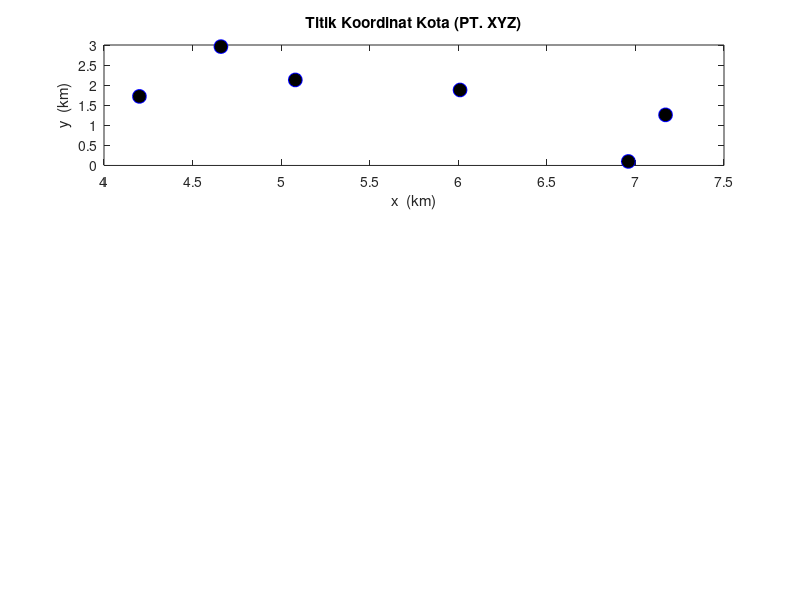

The MATLAB script that drew this image: (Note: this script raises an error after producing the figure.)
%**************************************************************************
%                 VRP Problem Using ACO cluster 7
% -------------------------------------------------------------------------
% By     : Gita Anggita Lestari
% Contact: gitaanggitalstr@gmail.com             Last update: sept 13, 2019
% -------------------------------------------------------------------------                             
% This program is developed to find shortest path (minimum cost)between
% some cities. 
% 
% There are 4  parts in this program:
% 1.Main program of ACO (myaco.m)
% 2.Function to generate solution (ant_tour.m)
% 3.Function to calculate the cost (distance) (calculate_cost.m)
% 4.Function to update the traces (update_the_trace.m)
%**************************************************************************
 
%**************************************************************************
%                   The Program Start Here                    
%*------------------------------------------------------------------------
% function myaco(num_of_nodes,num_of_ants, max_iteration)
function myaco()
% inputs
miter=1000; % banyak iterasi
m=1; % banyak semut
n=6; %jumlah kotas
% parameters
e=0.6;            % evaporation coefficient.
alpha=1;          % effect of ants' sight.
beta=12;           % trace's effect.
t=0.02*ones(n); % primary tracing.
el=.97;           % common cost elimination. 
% -------------------------------------------------------------------------
% Generate coordinates of cities and plot
% for i=1:n
%     x(i)=rand*20;
%     y(i)=rand*20;
% end    

% matrix coordinates of cities cluster 7
map_index=[35	36	41	43	44	48];
map_x=[6.01	7.17	4.66	5.08	6.96	4.20];
map_y=[1.88	1.26	2.96	2.13	0.10	1.72];
node=[map_index;map_x;map_y];
% Generate coordinates of cities and plot
for i=1:n
    x(i)= map_x(i);
    y(i)= map_y(i);
end

subplot(3,1,1);
plot(x,y,'o','MarkerFaceColor','k','MarkerEdgeColor','b','MarkerSize',10);
title('Titik Koordinat Kota (PT. XYZ)');
xlabel('x  (km)');
ylabel('y  (km)');

% generating distace between cities matrix.
%for i=1:n
%    for j=1:n
%        d(i,j)=sqrt((x(i)-x(j))^2+(y(i)-y(j))^2);
%    end
%end
d=[0 2.2 2.6 1 3.6 2;
   2.2 0 4.9 3.7 2.4 3.9;
   2.6 4.9 0 4.6 7.4 3.8;
   1 3.7 4.6 0 4.5 2.8;
   3.6 2.4 7.4 4.5 0 4.2;
   2 3.9 3.8 2.8 4.2 0];

% generating sight matrix.
for i=1:n
    for j=1:n
        if d(i,j)==0
            h(i,j)=0;
        else
            h(i,j)=1/d(i,j);
        end
    end
end
h=h
% ------------------------------------------------------------------------
%             Main Algorithm: ACO Meta heuristic procedure
% a.  Probabilistic solution construction biased by
%     pheromone trails, without forward pheromone
%     updating
% b.  Deterministic backward path with loop elimination
%     and with pheromone updating--> update_the_trace
% c.  Evaluation of the quality of the solutions
%     generated and use of the solution quality in
%     determining the quantity of pheromone to deposit-->calculate_cost
% -------------------------------------------------------------------------
for i=1:miter
% Step 1: Forward ants and solution construction

% Generate places for each ant    
for j=1:m
    start_places(j,1)=fix(1+rand*(n-1));
end
% Step 2:probabilistic solution contruction   
    [tour]=ant_tour(start_places,m,n,h,t,alpha,beta);
    tour=horzcat(tour,tour(:,1));
    
% Step 3: Calculate the cost --> total distace
    [cost,f]=calculate_cost(m,n,d,tour,el);
    [t]=update_the_trace(m,n,t,tour,f,e);
    average_cost(i)=mean(cost);
    
% Step 4: Determine the best route
    [min_cost(i),best_index]=min(cost);
    besttour(i,:)=tour(best_index,:);
    iteration(i)=i;
end
% -------------------------------------------------------------------------

% Plot Average of tour distance vs Number of Iterations
subplot(3,1,2);plot(iteration,average_cost);
title('Rata-Rata Jarak vs Jumlah Iterasi');
xlabel('iteration');
ylabel('Jarak(Km)');

% Plot the best route
[k,l]=min(min_cost); % jarak
for i=1:n+1
    X(i)=x(besttour(l,i));
    Y(i)=y(besttour(l,i));
end
subplot(3,1,3);plot(X,Y,'--o',...
                'MarkerEdgeColor','k',...
                'MarkerFaceColor','b',...
                'MarkerSize',10)
xlabel('x (km)');ylabel('y (km)');
title(['Total Jarak(Km)= ',num2str(k)]);
% fprintf('\nTotal Jarak = %d\n',k);

% Get Route Path 
batas = length(map_index);
path = [];
for i=1:batas
    itter = 0;
    index_x = X(i);
    index_y = Y(i);
    for j=1:batas
        if index_x == node(2,[j]) && index_y == node(3,[j])
            itter = itter + 1;
            path(i)=node(1,[j]);
        end
    end
end
titik_awal = num2str(path(1));jalan = num2str(path);
fprintf('Total Jarak = ')
disp(min(min_cost));
fprintf('Rute =  ');
fprintf(titik_awal);fprintf('  ');
fprintf(jalan);fprintf('  ');
fprintf(titik_awal)
fprintf('\n')
end
%**************************************************************************
%                   Ending of Program                          
%**************************************************************************

